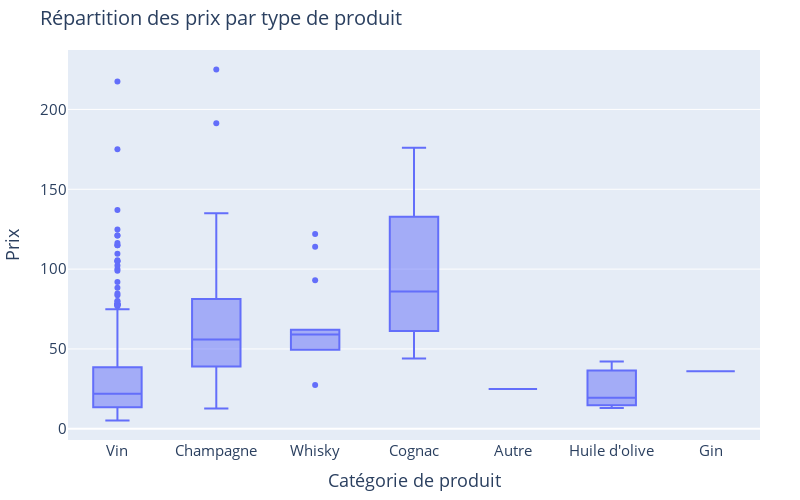

Notebook cell for this chart:
### Code cell
#Répartition des prix par type de produit

fig = px.box(df_erp_web, 
             x="product_type", 
             y="price", 
             title="Répartition des prix par type de produit",
             labels={'product_type': 'Catégorie de produit', "price": "Prix"})

# esthétique
fig.update_layout(
    width=800,  # Réduire la largeur
    height=500,  # Réduire la hauteur
    title_font_size=20,  # Agrandir le titre
    font=dict(size=15),  # Augmenter la taille du texte
    margin=dict(l=40, r=40, t=50, b=40),  # Réduire les marges
)

fig.show()

### Figure 1 — Plotly figure (JSON) as saved in the notebook; plotly's stock layout.template omitted (floating-point values rounded to 4 significant figures; data arrays with more than 128 entries replaced by an {"elided": "..."} marker saying what was removed)
{"data": [{"alignmentgroup": "True", "hovertemplate": "Catégorie de produit=%{x}<br>Prix=%{y}<extra></extra>", "legendgroup": "", "marker": {"color": "#636efa"}, "name": "", "notched": false, "offsetgroup": "", "orientation": "v", "showlegend": false, "type": "box", "x": {"elided": "825 str values"}, "x0": " ", "xaxis": "x", "y": {"elided": "825 float values"}, "y0": " ", "yaxis": "y"}], "layout": {"boxmode": "group", "font": {"size": 15}, "height": 500, "legend": {"tracegroupgap": 0}, "margin": {"b": 40, "l": 40, "r": 40, "t": 50}, "title": {"font": {"size": 20}, "text": "Répartition des prix par type de produit"}, "width": 800, "xaxis": {"anchor": "y", "domain": [0, 1], "title": {"text": "Catégorie de produit"}}, "yaxis": {"anchor": "x", "domain": [0, 1], "title": {"text": "Prix"}}}}
